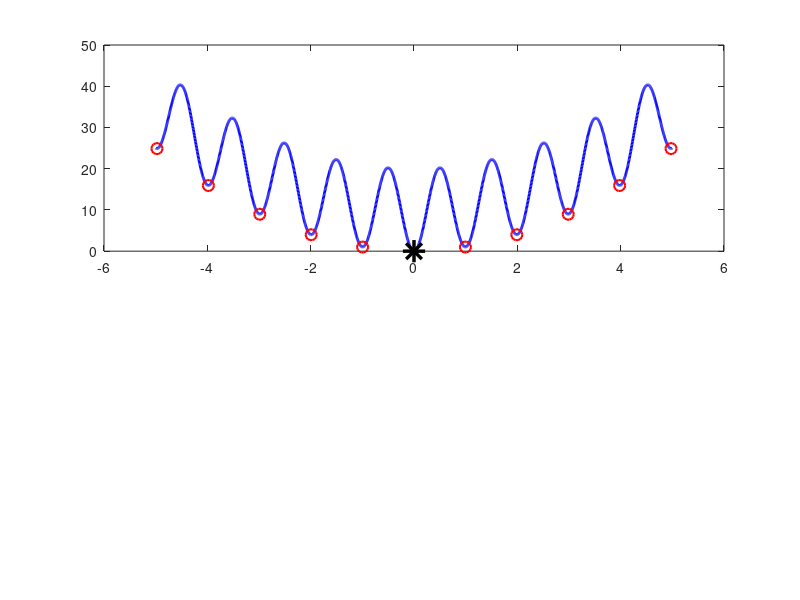

Recreate this plot in MATLAB. (Note: this script raises an error after producing the figure.)
%% LQR Energy-Based Global Optimization - v7 (Rastrigin + Fix 3)
% Fix for Rastrigin failure in v6:
%   v6 used Q = |f(x*)| * H → fails when f(x*) > 0 everywhere
%   v7 uses Q = 1/(|f(x*) - f_ref| + ε) * H  (inverted encoding)
%
% Inversion logic: smaller f(x*) → larger Q → larger P → less negative -P
% Global minima (f≈0) gets largest Q, shallowest well gets smallest Q
%
% f_ref = 0 (Rastrigin global minima is exactly 0)
% ε = 0.1 (prevents Q→∞ at true global minima)

clear; clc; close all;

%% ── 1. Define Rastrigin function ─────────────────────────────────────────

A = 10;
f_scalar  = @(x) A + x^2 - A*cos(2*pi*x);
dfdx      = @(x) 2*x + 2*pi*A*sin(2*pi*x);
d2fdx2    = @(x) 2 + 4*pi^2*A*cos(2*pi*x);     % analytical Hessian

x_plot = linspace(-5, 5, 2000);

% Fix 3 parameters
f_ref = 0;      % reference level — global minima of Rastrigin is 0
epsilon = 0.1;  % prevents Q→∞ when f(x*) = f_ref

fprintf('=== Rastrigin Stress Test v7: Fix 3 (Inverted Q) ===\n');
fprintf('    Q = 1/(|f(x*) - f_ref| + ε) * H\n');
fprintf('    f_ref = %.1f,  ε = %.2f\n\n', f_ref, epsilon);

%% ── 2. Grid search + fzero refinement ───────────────────────────────────

grid_pts  = linspace(-5, 5, 500);    % fine grid needed for periodic function
grad_vals = arrayfun(dfdx, grid_pts);

% Sign changes from - to + = local minima
sign_changes = find(diff(sign(grad_vals)) > 0);
fprintf('Grid search found %d candidate minima regions\n', numel(sign_changes));

local_minima = zeros(1, numel(sign_changes));
valid = true(1, numel(sign_changes));
for i = 1:numel(sign_changes)
    xa = grid_pts(sign_changes(i));
    xb = grid_pts(sign_changes(i) + 1);
    try
        local_minima(i) = fzero(dfdx, [xa, xb]);
    catch
        valid(i) = false;
    end
end
local_minima = local_minima(valid);
local_minima = uniquetol(local_minima, 1e-4);
N = numel(local_minima);
fprintf('Refined to %d distinct local minima\n\n', N);

%% ── 3. LQR at each minima ────────────────────────────────────────────────

results = struct();
valid_count = 0;

fprintf('%-10s %-14s %-12s %-14s %-12s\n', ...
    'x*', 'f(x*)', 'Hessian', 'Q=1/(|f|+ε)*H', 'Energy(-P)');
fprintf('%s\n', repmat('-', 1, 66));

for i = 1:N
    x_star = local_minima(i);
    f_val  = f_scalar(x_star);
    H      = d2fdx2(x_star);

    % Skip if not a valid minima
    if H <= 0
        fprintf('  Skipping x*=%.4f: H=%.4f (not positive definite)\n', x_star, H);
        continue
    end

    A_sys = -H;
    B     = 1;
    % Fix 3: inverted encoding — smaller f(x*) → larger Q → larger P
    % Global minima (f≈f_ref) gets Q→1/ε * H (largest)
    % Shallow wells (f>>f_ref) get Q→0 (smallest)
    Q = (1 / (abs(f_val - f_ref) + epsilon)) * H;
    R = 1;

    % No special case needed — epsilon handles f(x*)=f_ref gracefully

    try
        P      = care(A_sys, B, Q, R);
        energy = -P;
    catch
        fprintf('  Skipping x*=%.4f: ARE failed\n', x_star);
        continue
    end

    valid_count = valid_count + 1;
    results(valid_count).x_star  = x_star;
    results(valid_count).f_val   = f_val;
    results(valid_count).hessian = H;
    results(valid_count).P       = P;
    results(valid_count).energy  = energy;

    fprintf('%-10.4f %-14.6f %-12.6f %-14.6f %-12.6f\n', ...
        x_star, f_val, H, (1/(abs(f_val-f_ref)+epsilon))*H, energy);
end
N = valid_count;

%% ── 4. Rank + Spearman correlation ──────────────────────────────────────

energies = [results.energy];
f_vals   = [results.f_val];
x_stars  = [results.x_star];

[~, energy_rank] = sort(energies);
[~, fval_rank]   = sort(f_vals);

fprintf('\n── Ranking by -P Energy ──\n');
for k = 1:N
    idx = energy_rank(k);
    fprintf('  Rank %d: x* = %7.4f,  f(x*) = %8.5f,  Energy = %9.6f\n', ...
        k, x_stars(idx), f_vals(idx), energies(idx));
end

fprintf('\n── Ranking by True f(x*) ──\n');
for k = 1:N
    idx = fval_rank(k);
    fprintf('  Rank %d: x* = %7.4f,  f(x*) = %8.5f,  Energy = %9.6f\n', ...
        k, x_stars(idx), f_vals(idx), energies(idx));
end

% Spearman rank correlation (manual)
[~, re] = sort(energies); rank_e = zeros(1,N); rank_e(re) = 1:N;
[~, rf] = sort(f_vals);   rank_f = zeros(1,N); rank_f(rf) = 1:N;
d2_sum  = sum((rank_e - rank_f).^2);
rho     = 1 - 6*d2_sum / (N*(N^2-1));

fprintf('\nSpearman Rank Correlation: %.4f\n', rho);

% Global minima check
[~, e_idx] = min(energies);
[~, f_idx] = min(f_vals);
fprintf('\n-P identifies global minima at:  x* = %.6f,  f = %.6f\n', ...
    x_stars(e_idx), f_vals(e_idx));
fprintf('True global minima at:           x* = %.6f,  f = %.6f\n', ...
    x_stars(f_idx), f_vals(f_idx));

if abs(x_stars(e_idx) - x_stars(f_idx)) < 0.1
    fprintf('✓ Correct global minima identified.\n');
else
    fprintf('✗ Wrong global minima identified.\n');
    fprintf('  Gap: |x_predicted - x_true| = %.4f\n', ...
        abs(x_stars(e_idx) - x_stars(f_idx)));
end

% Count ranking errors
mismatches = sum(energy_rank ~= fval_rank);
fprintf('\nRanking mismatches: %d / %d\n', mismatches, N);
if rho > 0.9
    fprintf('✓ Strong correlation — proxy tracks depth well.\n');
elseif rho > 0.5
    fprintf('~ Moderate correlation — partial support.\n');
else
    fprintf('✗ Weak correlation — proxy unreliable on Rastrigin.\n');
end

%% ── 5. Visualize ─────────────────────────────────────────────────────────

figure('Name','LQR v6 - Rastrigin','Position',[80 80 1200 600]);

% -- Top: Rastrigin + detected minima
subplot(2,3,[1 2 3]);
plot(x_plot, arrayfun(f_scalar, x_plot), 'b-', 'LineWidth', 2); hold on;
for i = 1:N
    if i == f_idx
        plot(results(i).x_star, results(i).f_val, 'k*', ...
            'MarkerSize', 16, 'LineWidth', 2.5);   % true global
    elseif i == e_idx
        plot(results(i).x_star, results(i).f_val, 'g^', ...
            'MarkerSize', 12, 'LineWidth', 2);      % predicted global
    else
        plot(results(i).x_star, results(i).f_val, 'ro', ...
            'MarkerSize', 8, 'LineWidth', 1.5);
    end
end
yline(0, 'k--', 'Alpha', 0.3);
xlabel('x'); ylabel('f(x)');
title(sprintf('Rastrigin: f(x) = 10 + x^2 - 10cos(2\\pix)   |   \\rho = %.3f   |   %d wells', ...
    rho, N), 'FontSize', 11);
legend('f(x)', 'True global (★)', 'Predicted global (▲)', 'Local minima', ...
    'Location', 'north');
grid on; xlim([-5 5]);

% -- Bottom left: f(x*) per well
subplot(2,3,4);
bar(1:N, f_vals(fval_rank), 'FaceColor', [0.3 0.6 0.9]);
xlabel('Rank (by true depth)'); ylabel('f(x*)');
title('True depth ranking');
grid on;

% -- Bottom middle: Energy per well (same order)
subplot(2,3,5);
% Reorder energies by true depth rank for comparison
energy_in_fval_order = energies(fval_rank);
bar(1:N, energy_in_fval_order, 'FaceColor', [0.9 0.5 0.2]);
xlabel('Rank (by true depth)'); ylabel('-P energy');
title('Energy in true-depth order (should be monotone ↓)');
grid on;

% -- Bottom right: Scatter
subplot(2,3,6);
scatter(energies, f_vals, 100, 'filled', 'MarkerFaceColor', [0.8 0.2 0.2]);
hold on;
p_fit = polyfit(energies, f_vals, 1);
x_fit = linspace(min(energies), max(energies), 100);
plot(x_fit, polyval(p_fit, x_fit), 'k--', 'LineWidth', 1.5);
% Mark global minima
scatter(energies(e_idx), f_vals(e_idx), 200, 'g^', 'filled');
scatter(energies(f_idx), f_vals(f_idx), 200, 'k*', 'LineWidth', 2);
xlabel('-P (energy proxy)'); ylabel('True f(x*)');
title(sprintf('Spearman \\rho = %.4f', rho));
grid on;

sgtitle('LQR Energy Hypothesis — v7: Rastrigin + Fix 3  Q = 1/(|f - f_{ref}| + \epsilon) \cdot H', ...
    'FontSize', 12, 'FontWeight', 'bold');
